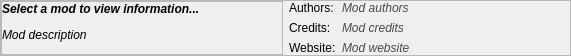
<?xml version="1.0" encoding="UTF-8"?>
<ui version="4.0">
 <class>MCModInfoFrame</class>
 <widget class="QFrame" name="MCModInfoFrame">
  <property name="geometry">
   <rect>
    <x>0</x>
    <y>0</y>
    <width>571</width>
    <height>55</height>
   </rect>
  </property>
  <property name="windowTitle">
   <string>Frame</string>
  </property>
  <property name="frameShape">
   <enum>QFrame::StyledPanel</enum>
  </property>
  <property name="frameShadow">
   <enum>QFrame::Raised</enum>
  </property>
  <layout class="QHBoxLayout" name="horizontalLayout">
   <property name="leftMargin">
    <number>0</number>
   </property>
   <property name="topMargin">
    <number>0</number>
   </property>
   <property name="rightMargin">
    <number>0</number>
   </property>
   <property name="bottomMargin">
    <number>0</number>
   </property>
   <item>
    <widget class="QFrame" name="frame_2">
     <property name="sizePolicy">
      <sizepolicy hsizetype="Preferred" vsizetype="Preferred">
       <horstretch>0</horstretch>
       <verstretch>0</verstretch>
      </sizepolicy>
     </property>
     <property name="minimumSize">
      <size>
       <width>250</width>
       <height>0</height>
      </size>
     </property>
     <property name="frameShape">
      <enum>QFrame::StyledPanel</enum>
     </property>
     <property name="frameShadow">
      <enum>QFrame::Raised</enum>
     </property>
     <layout class="QVBoxLayout" name="verticalLayout_5">
      <property name="spacing">
       <number>0</number>
      </property>
      <property name="leftMargin">
       <number>0</number>
      </property>
      <property name="topMargin">
       <number>0</number>
      </property>
      <property name="rightMargin">
       <number>9</number>
      </property>
      <property name="bottomMargin">
       <number>0</number>
      </property>
      <item>
       <widget class="QLabel" name="label_Name">
        <property name="sizePolicy">
         <sizepolicy hsizetype="Preferred" vsizetype="Preferred">
          <horstretch>0</horstretch>
          <verstretch>0</verstretch>
         </sizepolicy>
        </property>
        <property name="minimumSize">
         <size>
          <width>250</width>
          <height>0</height>
         </size>
        </property>
        <property name="maximumSize">
         <size>
          <width>16777215</width>
          <height>92</height>
         </size>
        </property>
        <property name="text">
         <string>&lt;html&gt;&lt;head/&gt;&lt;body&gt;&lt;p&gt;&lt;span style=&quot; font-size:9pt; font-weight:600; font-style:italic;&quot;&gt;Select a mod to view information...&lt;/span&gt;&lt;/p&gt;&lt;/body&gt;&lt;/html&gt;</string>
        </property>
        <property name="alignment">
         <set>Qt::AlignLeading|Qt::AlignLeft|Qt::AlignTop</set>
        </property>
        <property name="wordWrap">
         <bool>true</bool>
        </property>
       </widget>
      </item>
      <item>
       <widget class="QLabel" name="label_Description">
        <property name="sizePolicy">
         <sizepolicy hsizetype="Preferred" vsizetype="Preferred">
          <horstretch>0</horstretch>
          <verstretch>0</verstretch>
         </sizepolicy>
        </property>
        <property name="minimumSize">
         <size>
          <width>250</width>
          <height>0</height>
         </size>
        </property>
        <property name="maximumSize">
         <size>
          <width>16777215</width>
          <height>92</height>
         </size>
        </property>
        <property name="text">
         <string>&lt;html&gt;&lt;head/&gt;&lt;body&gt;&lt;p&gt;&lt;span style=&quot; font-style:italic;&quot;&gt;Mod description&lt;/span&gt;&lt;/p&gt;&lt;/body&gt;&lt;/html&gt;</string>
        </property>
        <property name="alignment">
         <set>Qt::AlignLeading|Qt::AlignLeft|Qt::AlignTop</set>
        </property>
        <property name="wordWrap">
         <bool>true</bool>
        </property>
       </widget>
      </item>
     </layout>
    </widget>
   </item>
   <item>
    <layout class="QFormLayout" name="formLayout">
     <property name="sizeConstraint">
      <enum>QLayout::SetDefaultConstraint</enum>
     </property>
     <property name="fieldGrowthPolicy">
      <enum>QFormLayout::AllNonFixedFieldsGrow</enum>
     </property>
     <property name="labelAlignment">
      <set>Qt::AlignLeading|Qt::AlignLeft|Qt::AlignTop</set>
     </property>
     <item row="0" column="1">
      <widget class="QLabel" name="label_Authors">
       <property name="minimumSize">
        <size>
         <width>200</width>
         <height>0</height>
        </size>
       </property>
       <property name="maximumSize">
        <size>
         <width>16777215</width>
         <height>92</height>
        </size>
       </property>
       <property name="text">
        <string>&lt;html&gt;&lt;head/&gt;&lt;body&gt;&lt;p&gt;&lt;span style=&quot; font-style:italic; color:#4a4a4a;&quot;&gt;Mod authors&lt;/span&gt;&lt;/p&gt;&lt;/body&gt;&lt;/html&gt;</string>
       </property>
       <property name="alignment">
        <set>Qt::AlignLeading|Qt::AlignLeft|Qt::AlignTop</set>
       </property>
       <property name="wordWrap">
        <bool>true</bool>
       </property>
      </widget>
     </item>
     <item row="1" column="0">
      <widget class="QLabel" name="label_3">
       <property name="text">
        <string>Credits:</string>
       </property>
       <property name="alignment">
        <set>Qt::AlignLeading|Qt::AlignLeft|Qt::AlignTop</set>
       </property>
      </widget>
     </item>
     <item row="1" column="1">
      <widget class="QLabel" name="label_Credits">
       <property name="minimumSize">
        <size>
         <width>200</width>
         <height>0</height>
        </size>
       </property>
       <property name="maximumSize">
        <size>
         <width>16777215</width>
         <height>92</height>
        </size>
       </property>
       <property name="text">
        <string>&lt;html&gt;&lt;head/&gt;&lt;body&gt;&lt;p&gt;&lt;span style=&quot; font-style:italic; color:#4a4a4a;&quot;&gt;Mod credits&lt;/span&gt;&lt;/p&gt;&lt;/body&gt;&lt;/html&gt;</string>
       </property>
       <property name="alignment">
        <set>Qt::AlignLeading|Qt::AlignLeft|Qt::AlignTop</set>
       </property>
       <property name="wordWrap">
        <bool>true</bool>
       </property>
      </widget>
     </item>
     <item row="2" column="0">
      <widget class="QLabel" name="label_4">
       <property name="text">
        <string>Website:</string>
       </property>
       <property name="alignment">
        <set>Qt::AlignLeading|Qt::AlignLeft|Qt::AlignTop</set>
       </property>
      </widget>
     </item>
     <item row="2" column="1">
      <widget class="QLabel" name="label_Website">
       <property name="minimumSize">
        <size>
         <width>200</width>
         <height>0</height>
        </size>
       </property>
       <property name="maximumSize">
        <size>
         <width>16777215</width>
         <height>92</height>
        </size>
       </property>
       <property name="text">
        <string>&lt;html&gt;&lt;head/&gt;&lt;body&gt;&lt;p&gt;&lt;span style=&quot; font-style:italic; color:#4a4a4a;&quot;&gt;Mod website&lt;/span&gt;&lt;/p&gt;&lt;/body&gt;&lt;/html&gt;</string>
       </property>
       <property name="alignment">
        <set>Qt::AlignLeading|Qt::AlignLeft|Qt::AlignTop</set>
       </property>
       <property name="wordWrap">
        <bool>true</bool>
       </property>
       <property name="openExternalLinks">
        <bool>true</bool>
       </property>
      </widget>
     </item>
     <item row="0" column="0">
      <widget class="QLabel" name="label_2">
       <property name="text">
        <string>Authors:</string>
       </property>
       <property name="alignment">
        <set>Qt::AlignLeading|Qt::AlignLeft|Qt::AlignTop</set>
       </property>
      </widget>
     </item>
    </layout>
   </item>
  </layout>
 </widget>
 <resources/>
 <connections/>
</ui>
